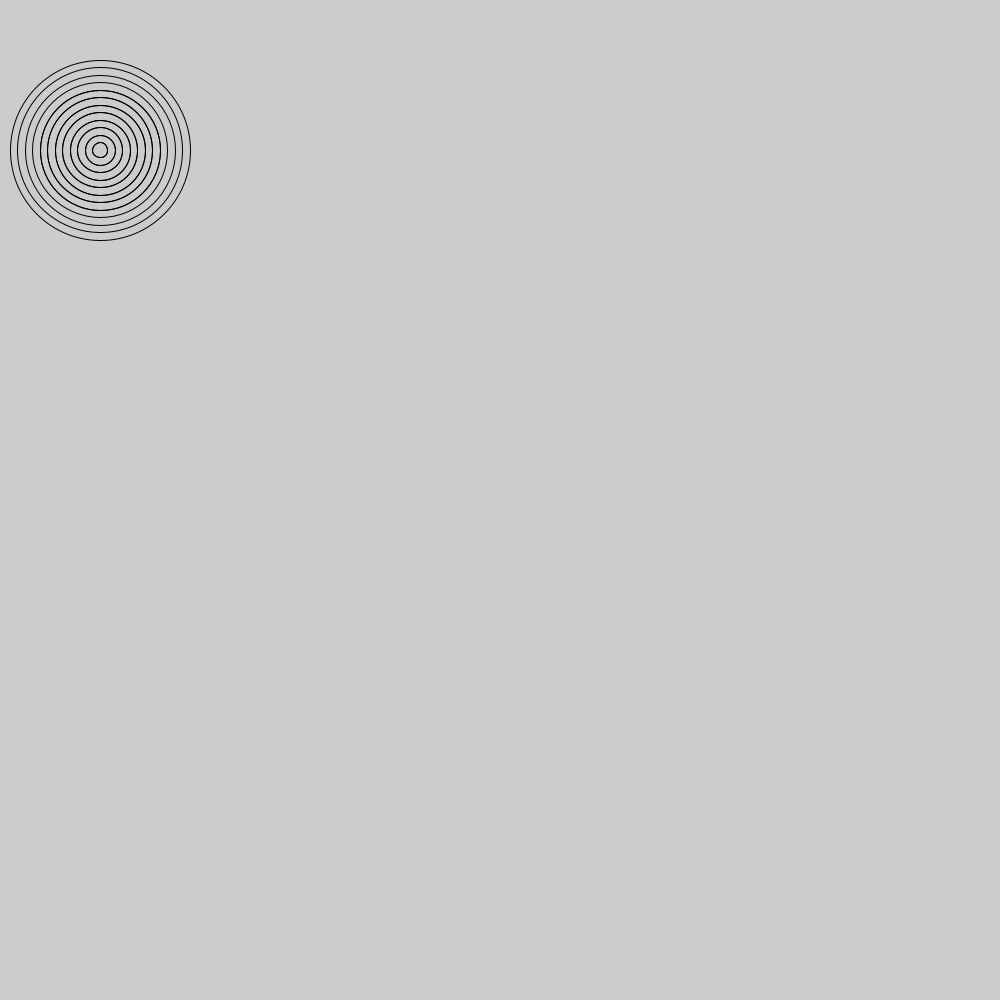
Frame 1 (no input)
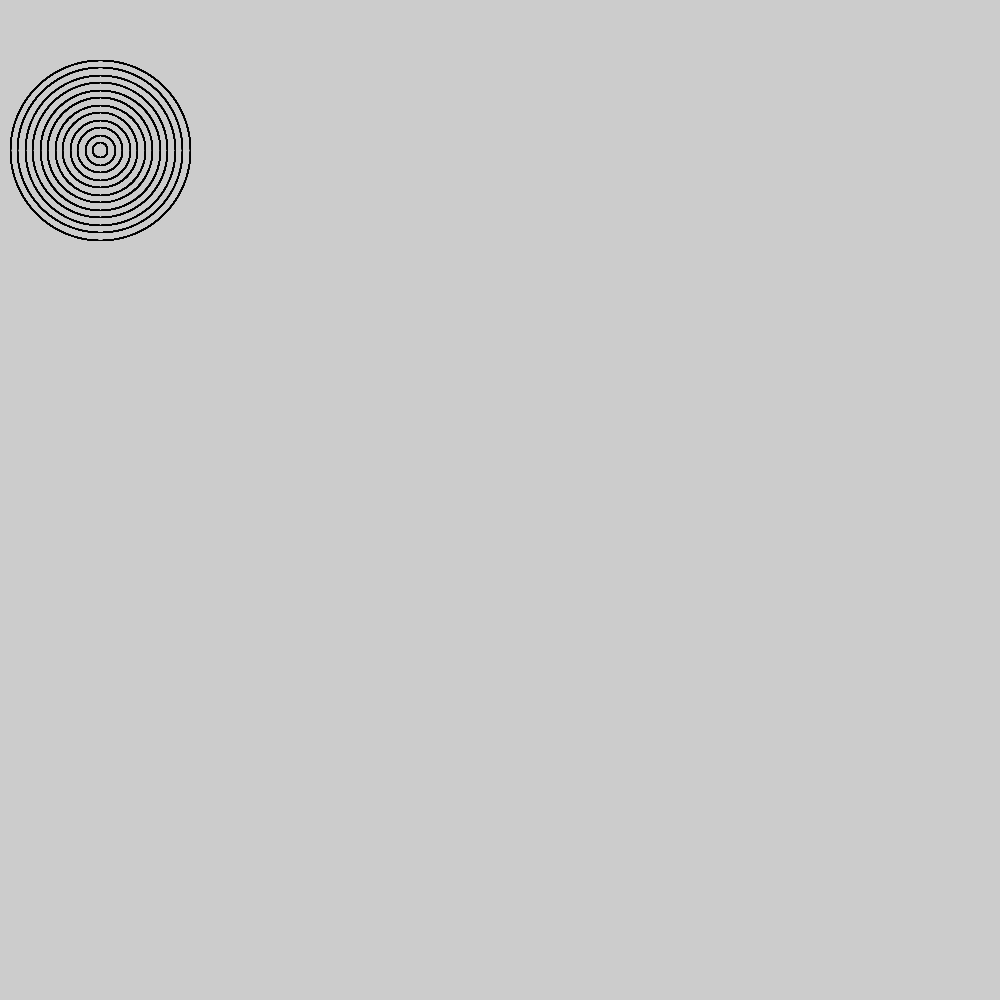
Frame 60 (the mouse pressed at the canvas centre just before this capture)
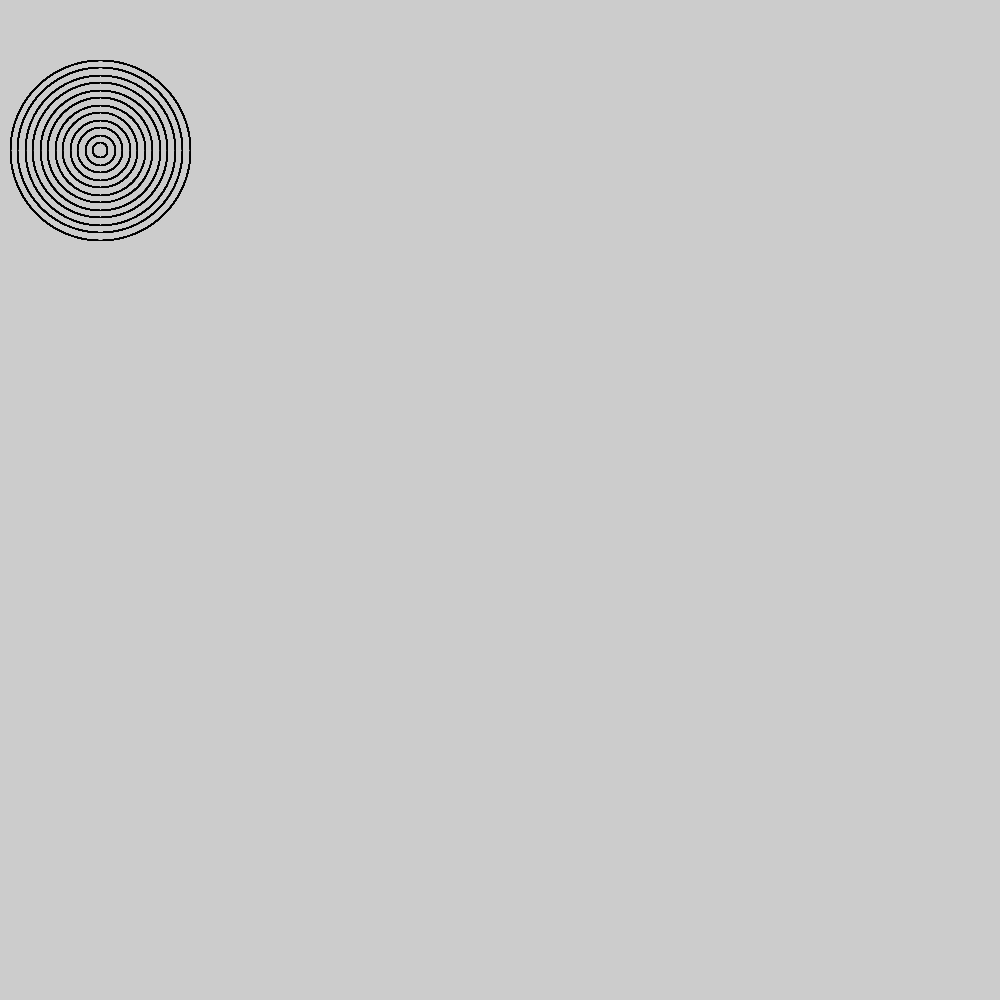
Frame 120 (the mouse held since frame 60 and released just before this capture)

The Processing sketch that drew these frames (run headless with seeded random() and noise(); from frame 60 on, the mouse is pressed at the canvas centre):

// Processing sketch: amazing_rings
// ── amazing_rings.pde
void draw() {
  circle(100);
}
  void circle(int xLoc){
    int x=0;
for( int k=0; k<= 20; k++){
  

     noFill();
    ellipse(xLoc,150,120-x,120-x);
  
    x=x+15;
}
  }

void setup(){
size(1000,1000);
}
